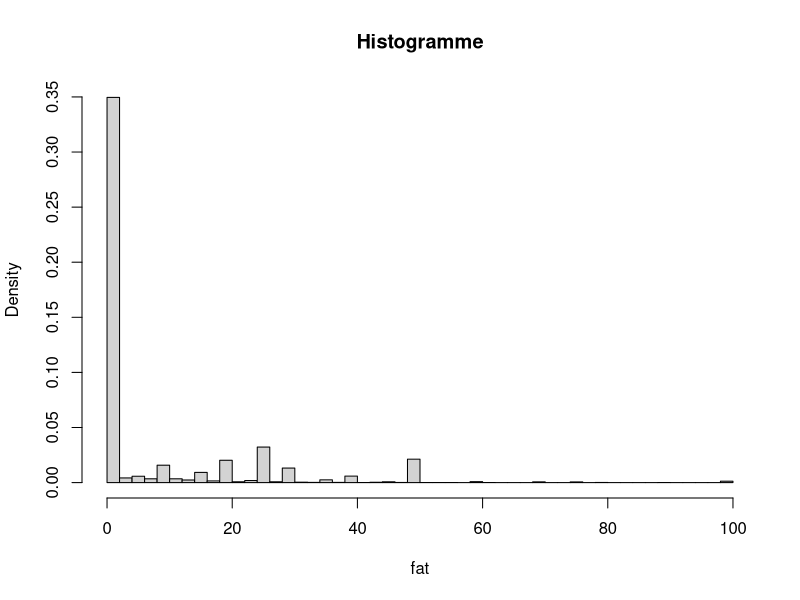
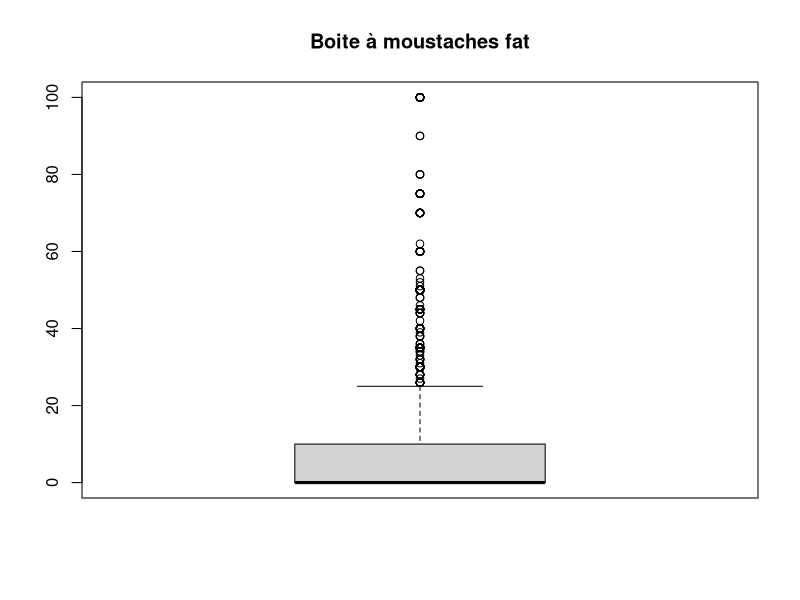
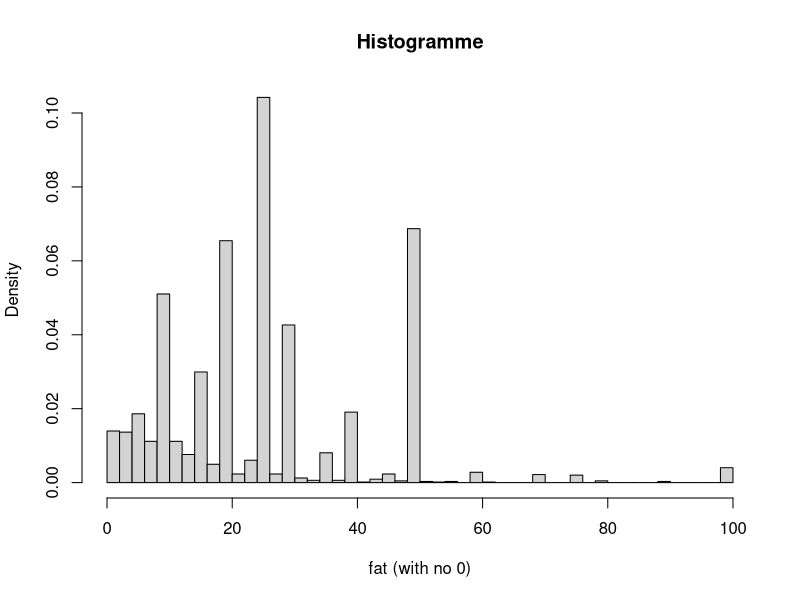
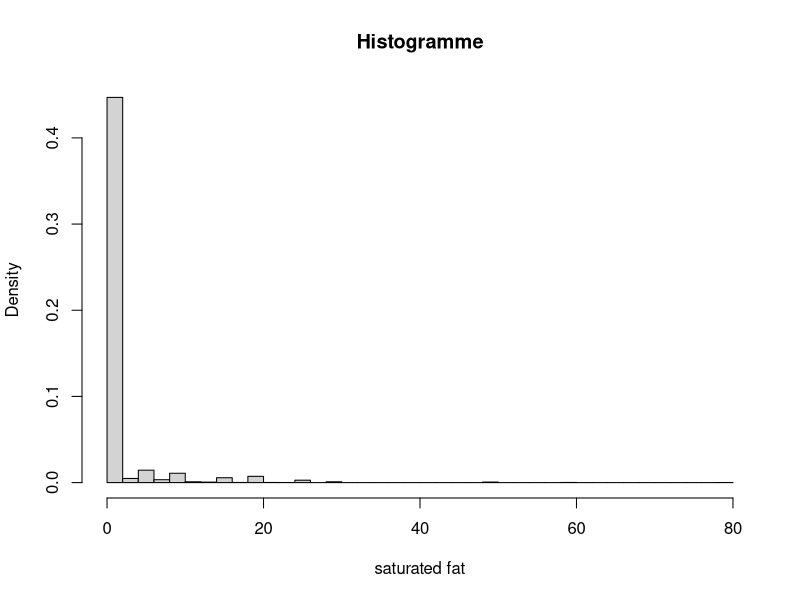
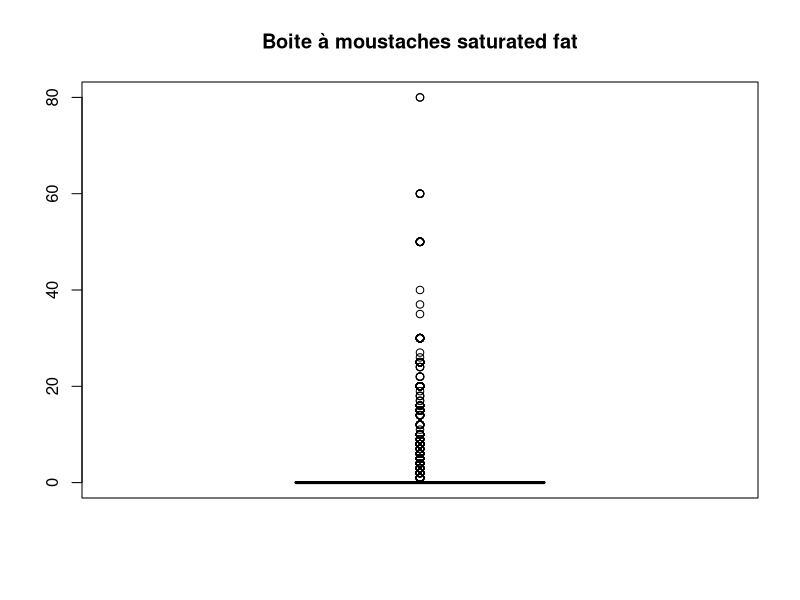
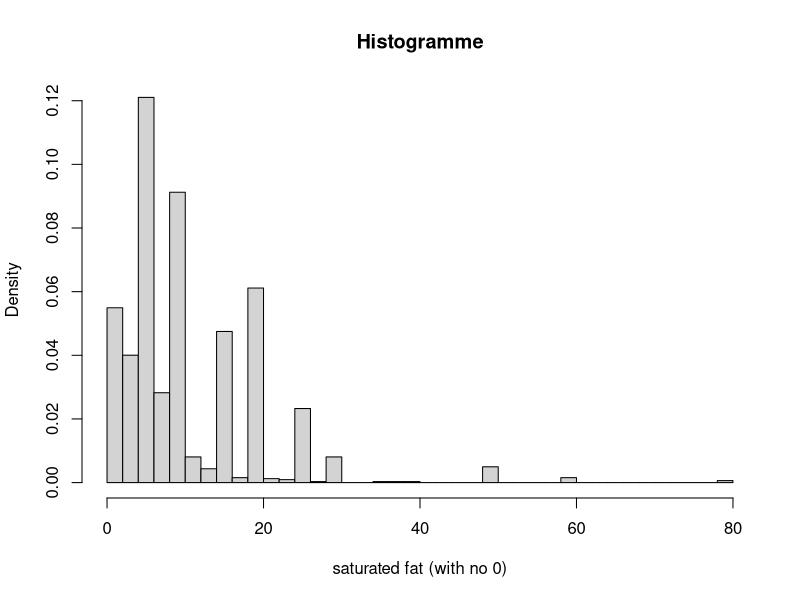
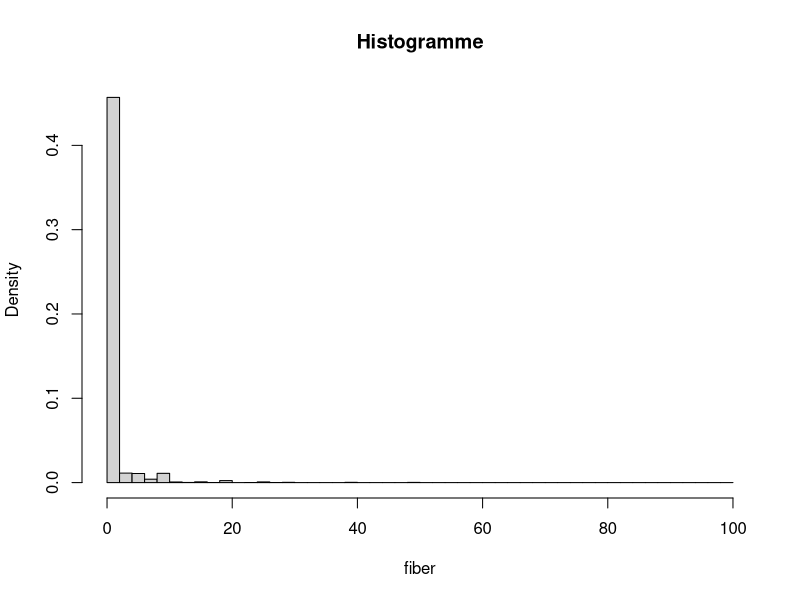
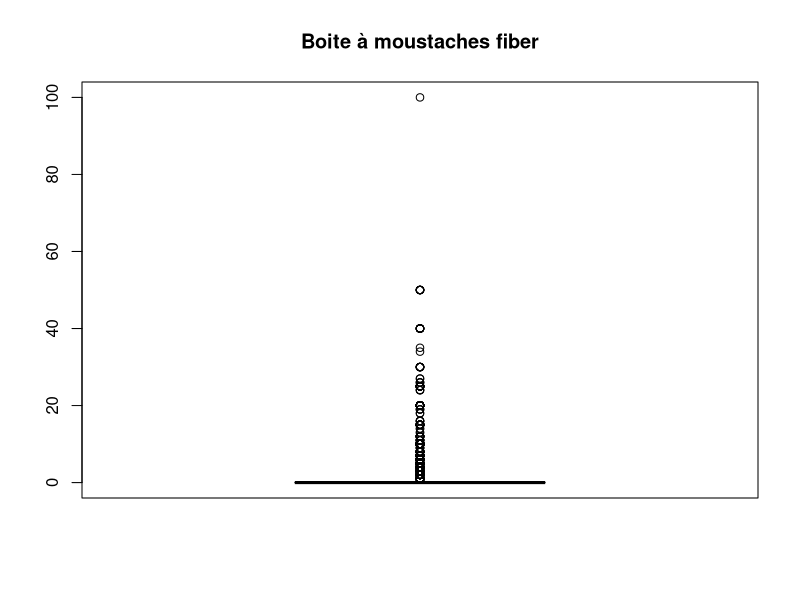

Write the R code that produced these figures, in order.
## ---- chunk 1
knitr::opts_chunk$set(echo = TRUE)
## ---- chunk 2
data <- read.csv("data_project.csv", sep=';')
## ---- chunk 3
data_of_interest = data[c(6:8)]
print(data_of_interest)
## ---- chunk 4
hist(as.numeric(data_of_interest$fat_100g) ,
     freq=FALSE,
     breaks=50,
     xlab="fat",
     main="Histogramme")

boxplot(as.numeric(data_of_interest$fat_100g),main="Boite à moustaches fat")

fat<-data[data$fat_100g>0,]$fat_100g
hist(as.numeric(fat) ,
     freq=FALSE,
     breaks=50,
     xlab="fat (with no 0)",
     main="Histogramme")
## ---- chunk 5
hist(as.numeric(data_of_interest$saturated.fat_100g) ,
     freq=FALSE,
     breaks=50,
     xlab="saturated fat",
     main="Histogramme")

boxplot(as.numeric(data_of_interest$saturated.fat_100g),main="Boite à moustaches saturated fat")

saturated.fat<-data[data$saturated.fat_100g>0,]$saturated.fat_100g
hist(as.numeric(saturated.fat) ,
     freq=FALSE,
     breaks=50,
     xlab="saturated fat (with no 0)",
     main="Histogramme")
## ---- chunk 6
hist(as.numeric(data_of_interest$fiber_100g) ,
     freq=FALSE,
     breaks=50,
     xlab="fiber",
     main="Histogramme")

boxplot(as.numeric(data_of_interest$fiber_100g),main="Boite à moustaches fiber")

fiber<-data[data$fiber_100g>0,]$fiber_100g
hist(as.numeric(fiber) ,
     freq=FALSE,
     breaks=50,
     xlab="fiber (with no 0)",
     main="Histogramme")
